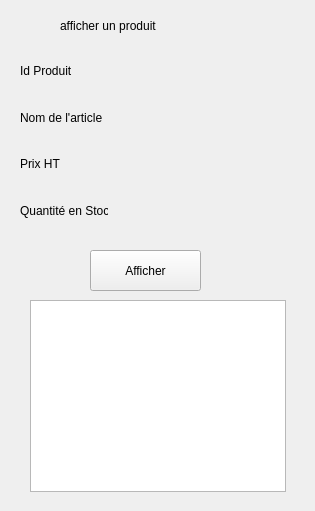
<?xml version="1.0" encoding="UTF-8"?>
<ui version="4.0">
 <class>stockaffiClass</class>
 <widget class="QWidget" name="stockaffiClass">
  <property name="geometry">
   <rect>
    <x>0</x>
    <y>0</y>
    <width>315</width>
    <height>511</height>
   </rect>
  </property>
  <property name="windowTitle">
   <string>Form</string>
  </property>
  <widget class="QTableView" name="tableView">
   <property name="geometry">
    <rect>
     <x>30</x>
     <y>300</y>
     <width>256</width>
     <height>192</height>
    </rect>
   </property>
   <property name="editTriggers">
    <set>QAbstractItemView::NoEditTriggers</set>
   </property>
  </widget>
  <widget class="QPushButton" name="BtStockAffi">
   <property name="geometry">
    <rect>
     <x>90</x>
     <y>250</y>
     <width>111</width>
     <height>41</height>
    </rect>
   </property>
   <property name="text">
    <string>Afficher</string>
   </property>
  </widget>
  <widget class="QLabel" name="label">
   <property name="geometry">
    <rect>
     <x>60</x>
     <y>10</y>
     <width>161</width>
     <height>31</height>
    </rect>
   </property>
   <property name="text">
    <string>afficher un produit</string>
   </property>
  </widget>
  <widget class="QWidget" name="layoutWidget">
   <property name="geometry">
    <rect>
     <x>20</x>
     <y>50</y>
     <width>88</width>
     <height>181</height>
    </rect>
   </property>
   <layout class="QVBoxLayout" name="verticalLayout">
    <item>
     <widget class="QLabel" name="label_2">
      <property name="text">
       <string>Id Produit</string>
      </property>
     </widget>
    </item>
    <item>
     <widget class="QLabel" name="label_6">
      <property name="text">
       <string>Nom de l'article</string>
      </property>
     </widget>
    </item>
    <item>
     <widget class="QLabel" name="label_4">
      <property name="text">
       <string>Prix HT</string>
      </property>
     </widget>
    </item>
    <item>
     <widget class="QLabel" name="label_3">
      <property name="text">
       <string>Quantité en Stock</string>
      </property>
     </widget>
    </item>
   </layout>
  </widget>
 </widget>
 <resources/>
 <connections/>
</ui>
